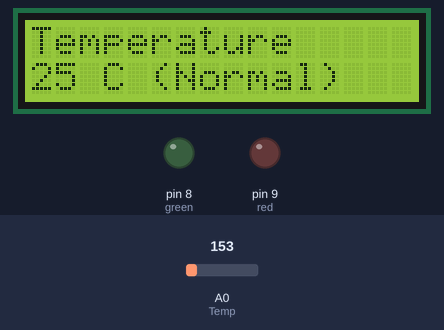
This sketch was run on a simulated Arduino Uno, built with avr-gcc and run on an emulated ATmega328P. On the bench: 16×2 character LCD, output pins drawn as LEDs (lit = HIGH). The test bench sets the inputs (shaded band); at power-on: A0 (Temp) = 153.

Above: at 1.2 s.
1.3 s: A0 (Temp) set to 128
At 2.5 s:
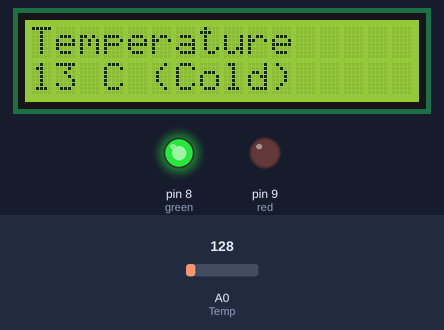
2.8 s: A0 (Temp) set to 191
At 3.7 s:
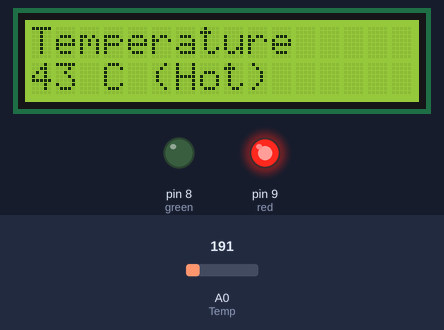
4.3 s: A0 (Temp) set to 171
At 4.9 s:
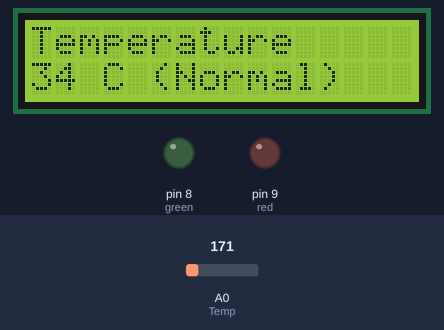
Timing chart, 0 to 7.3 s (numbered marks = the images above; inputs shaded):
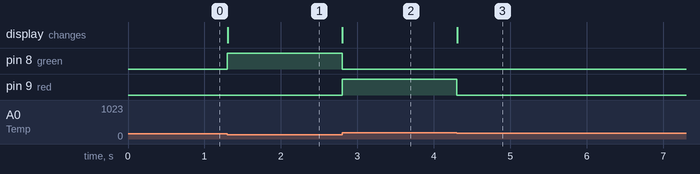

Measured:
- the behaviour switches between 144 and 143 on A0 (Temp) (found by bisection; images 0 and 1)
- the behaviour switches between 185 and 184 on A0 (Temp) (found by bisection; images 2 and 3)
- after the input at 1.3 s, pin 8 (green): LOW → HIGH at once; the display: changes at once (image 1)
- after the input at 2.8 s, pin 8 (green): HIGH → LOW at once; pin 9 (red): LOW → HIGH at once; the display: changes at once (image 2)
- after the input at 4.3 s, pin 9 (red): HIGH → LOW at once; the display: changes at once (image 3)

The sketch:

Smart_temp_monitor.ino
```cpp
#include <LiquidCrystal.h>

LiquidCrystal lcd(13,12,5,4,3,2);

int red=9;
int green= 8;
int Temp=A0;
int value;
float voltage;
float realTemp;

int current;
int previous=0;
bool lcdPrinted=true;


void setup(){
  lcd.begin(16,2);
  lcd.setCursor(0,0);
  lcd.print("Temperature");
  lcd.setCursor(0,1);
  pinMode(red,OUTPUT);
  pinMode(green,OUTPUT);
}

void loop(){
  value= analogRead(Temp);
  voltage=value*(5.0/1023.0);
  realTemp=(voltage-0.5)*100.0;
  current=round(realTemp);


  if(current!=previous){
    lcdPrinted=false;
  }
  else{
    lcdPrinted=true;
  }

  if(realTemp<=20){
    digitalWrite(red,LOW);
    digitalWrite(green,HIGH);
    if(lcdPrinted==false){
      lcd.setCursor(0,1);
      lcd.print("                ");
      lcd.setCursor(0,1);
      lcd.print(current);
      lcd.print(" C (Cold)");
    }

  }
  else if(realTemp<=40){
    digitalWrite(red,LOW);
    digitalWrite(green,LOW);
    if(lcdPrinted==false){
      lcd.setCursor(0,1);
      lcd.print("                ");
      lcd.setCursor(0,1);
      lcd.print(current);
      lcd.print(" C (Normal)");
    }
  }
  else{
    digitalWrite(green,LOW);
    digitalWrite(red,HIGH);
    if(lcdPrinted==false){
      lcd.setCursor(0,1);
      lcd.print("                ");
      lcd.setCursor(0,1);
      lcd.print(current);
      lcd.print(" C (Hot)");
    }
  }
  previous=current;


}
```
